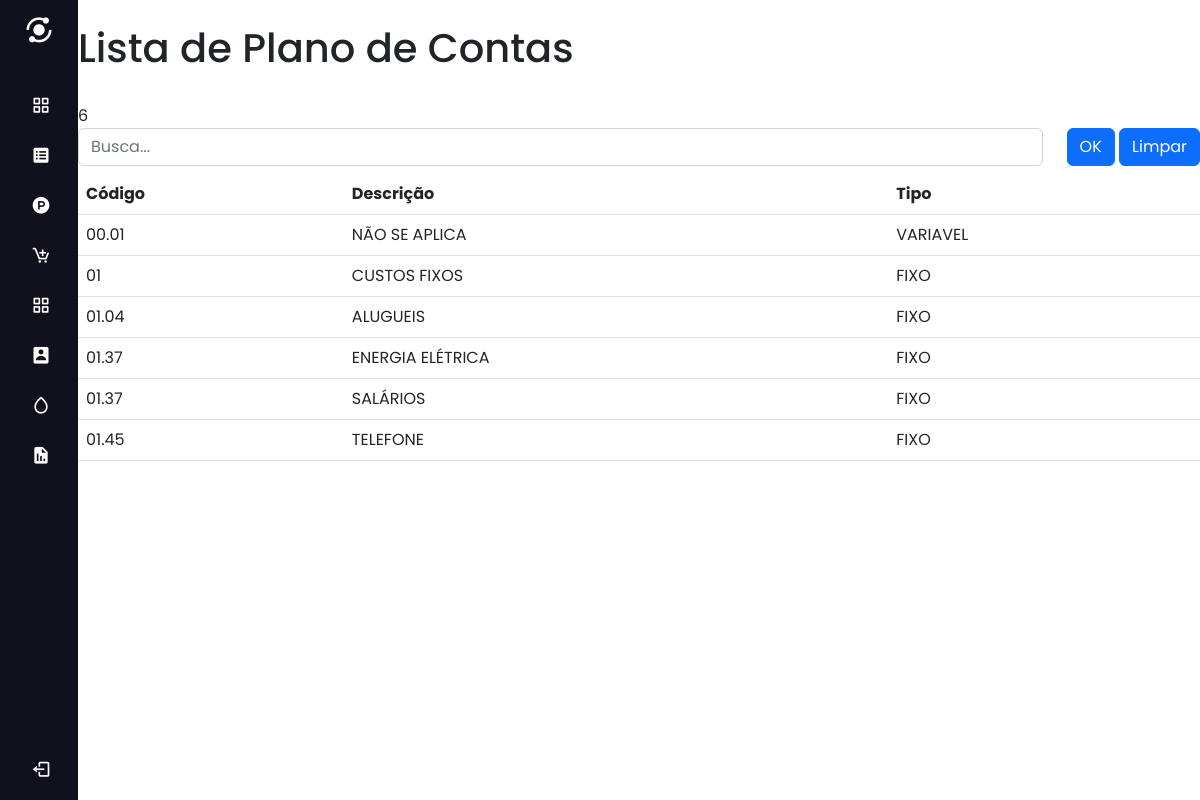
Screenshot of /financas/planocontas with the database file from the repository.
### apps/financas/models.py (models this page shows, shortened)
class PlanoConta(models.Model):
    codigo = models.CharField('Código', max_length=20)
    descricao = models.CharField('Descrição', max_length=50)
    tipo_plano_contas = models.CharField('Tipo',max_length=8, choices=TIPOS_PLANO_CONTAS)

### apps/financas/views.py (the view)
# urls.py: path('planocontas', PlanoContaList.as_view(), name='list_planocontas'),
class PlanoContaList(ListView):
    model = PlanoConta
    template_name = 'planoconta_list.html'
    def get_queryset(self):
        termo_pesquisa = super(PlanoContaList, self).get_queryset()
        search = self.request.GET.get('search')
        if search:
            return termo_pesquisa.filter(
                Q(descricao__icontains=search)|
                Q(codigo__icontains=search)|
                Q(tipo_plano_contas__icontains=search)
            )
        else:
            return termo_pesquisa

### apps/financas/templates/financas/planoconta_list.html
{% extends 'base.html' %}
{% block content %}
{% include 'navbar.html' %}
<br>
  <h1>Lista de Plano de Contas</h1>
<br>
  <span class="pull-right">{{ object_list.count }}</span>
  <div class="row">
          <div class="col">
            <form action="." method="GET">
              <div class="row">
                <div class="col p-ari-5">
                  <input name="search" class="form-control mb-2" type="text" placeholder="Busca..." />
                </div>
                <div class="col-auto">
                  <button class="btn btn-primary mb-2" type="submit">OK</button>
                  <button class="btn btn-primary mb-2">Limpar</button>
                </div>
              </div>
            </form>
          </div>
        </div>
  <table class="table">
    <thead>
      <tr>
        <th>Código</th>
        <th>Descrição</th>
        <th>Tipo</th>
      </tr>
    </thead>
    <tbody>
      {% for planoconta in object_list %}
        <tr>
          <td>{{ planoconta.codigo }}</td>
          <td>{{ planoconta.descricao }}</td>
          <td>{{ planoconta.tipo_plano_contas }}</td>
         </tr>
      {% endfor %}
    </tbody>
  </table>
{% endblock %}

### templates/base.html (shortened to what this page needs)
{% load static %}
<!DOCTYPE html>
<html lang="pt-br">
<head>
    <link href="https://cdn.jsdelivr.net/npm/bootstrap@5.2.0-beta1/dist/css/bootstrap.min.css" rel="stylesheet">
	<link href='https://unpkg.com/boxicons@2.1.2/css/boxicons.min.css' rel='stylesheet'>
    <link rel="stylesheet" href="{% static 'css/style_navbar.css' %}">
    <link rel="stylesheet" href="{% static 'css/style.css' %}">
</head>
<body>
{% include 'navbar.html' %}
            <section class="home-section">
				{% block content %}
				{% endblock %}
			</section>
</html>

### templates/navbar.html (shortened to what this page needs)
{% load static %}
<div class="sidebar close">
		<div class="logo-details">
			<i class='bx bxs-analyse'></i>
		</div>
			<ul class="nav-links">
				<li>
					<a href="#">
						<i class='bx bx-grid-alt'></i>
					</a>
				</li>
				<li>
					<div class="icon-link">
						<a href="#">
							<i class='bx bxs-spreadsheet'></i>
						</a>
					</div>
				</li>
				<li>
					<div class="icon-link">
						<a href="#">
							<i class='bx bxl-product-hunt' ></i>
						</a>
					</div>
				</li>
				<li>
					<div class="icon-link">
						<a href="#">
							<i class='bx bx-cart-add'></i>
						</a>
					</div>
				</li>
				<li>
					<div class="icon-link">
						<a href="#">
							<i class='bx bx-grid-alt'></i>
						</a>
					</div>
				</li>
				<li>
					<div class="icon-link">
						<a href="#">
							<i class='bx bxs-user-rectangle'></i>
						</a>
					</div>
				</li>
				<li>
					<div class="icon-link">
						<a href="#">
							<i class='bx bx-droplet'></i>
						</a>
					</div>
				</li>
				<li>
					<div class="icon-link">
						<a href="#">
							<i class='bx bxs-report'></i>
						</a>
					</div>
				</li>
			<li>
			<div class="profile-details">
				<a href="{% url 'logout' %}"><i class='bx bx-log-out' ></i></a>
			</div>
			</li>
			</ul>
</div>

### static/css/style_navbar.css (style rules this page uses)
* { margin: 0; padding: 0; font-family: "Poppins", sans-serif; }
.sidebar { position: fixed; top: 0; left: 0; height: 100%; width: 260px; background: #11101d; z-index: 100; transition: all 0.5s ease; }
.sidebar.close { width: 78px; }
.sidebar .logo-details { height: 60px; width: 100%; display: flex; align-items: center; }
.sidebar .logo-details i { font-size: 30px; color: #fff; height: 50px; min-width: 78px; text-align: center; line-height: 50px; cursor: pointer; }
.sidebar .nav-links { margin-top: 20px; padding-left: 2px; height: 100%; padding-top: 30px 0 150px 0; overflow: auto; }
.sidebar.close .nav-links { overflow: visible; }
.sidebar .nav-links li { position: relative; list-style: none; transition: all 0.4s ease; }
.sidebar .nav-links li .icon-link { display: flex; align-items: center; justify-content: space-between; }
.sidebar.close .nav-links li .icon-link { display: block; }
.sidebar .nav-links li i { height: 50px; min-width: 78px; text-align: center; line-height: 50px; color: #fff; font-size: 20px; cursor: pointer; transition: all 0.3s ease; }
.sidebar .nav-links li a { display: flex; align-items: center; text-decoration: none; }
.sidebar .profile-details { position: fixed; bottom: 0; width: 260px; display: flex; align-items: center; justify-content: space-between; background: 1d1b31; padding: 6px 0; transition: all 0.5s ease; }
.sidebar.close .profile-details { background: none; }
.sidebar.close .profile-details { width: 78px; }
.home-section { position: relative; height: 100vh; left: 260px; width: calc(100% - 260px); transition: all 0.5s ease; }
.sidebar.close ~.home-section { left: 78px; width: calc(100% - 78px); }
.home-section .home-content .bx-menu, { margin: 0 15px; cursor: pointer; }

### rows the page displays
PlanoConta: codigo "00.01", descricao "NÃO SE APLICA", tipo_plano_contas "VARIAVEL"
PlanoConta: codigo "01", descricao "CUSTOS FIXOS", tipo_plano_contas "FIXO"
PlanoConta: codigo "01.04", descricao "ALUGUEIS", tipo_plano_contas "FIXO"
PlanoConta: codigo "01.37", descricao "ENERGIA ELÉTRICA", tipo_plano_contas "FIXO"
PlanoConta: codigo "01.37", descricao "SALÁRIOS", tipo_plano_contas "FIXO"
PlanoConta: codigo "01.45", descricao "TELEFONE", tipo_plano_contas "FIXO"

### other values shown
{{ object_list.count }} "6"
